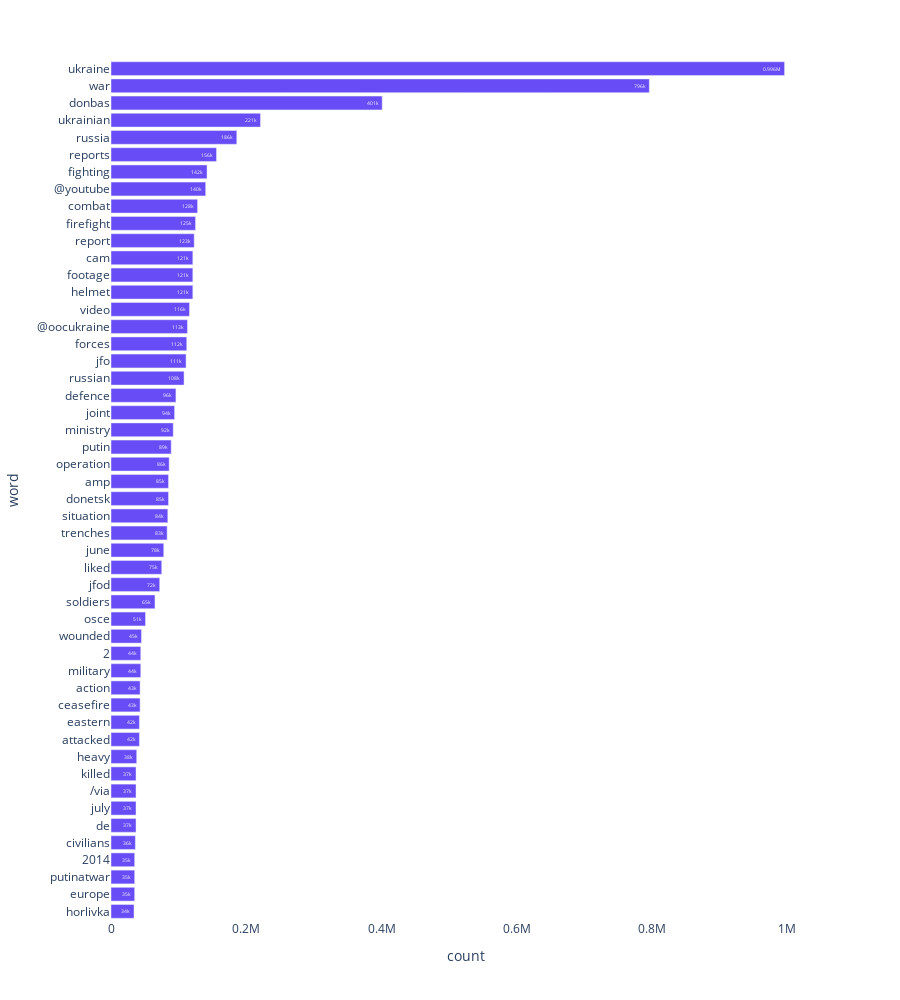

The notebook cell saved with this chart:
### Markdown cell above
### Word Count

### Code cell
df_plot = pd.DataFrame(common_words, columns=['word', 'count'])
px.bar(df_plot.sort_values('count'), x='count', y='word', text_auto=True, height=1000)

### Figure 1 — Plotly figure (JSON) as saved in the notebook; plotly's stock layout.template omitted (floating-point values rounded to 4 significant figures)
{"data": [{"alignmentgroup": "True", "hovertemplate": "count=%{x}<br>word=%{y}<extra></extra>", "legendgroup": "", "marker": {"color": "#684cf6", "pattern": {"shape": ""}}, "name": "", "offsetgroup": "", "orientation": "h", "showlegend": false, "textposition": "auto", "texttemplate": "%{x}", "type": "bar", "x": [34000, 35000, 35000, 35000, 36000, 37000, 37000, 37000, 37000, 38000, 42000, 42000, 43000, 43000, 44000, 44000, 45000, 51000, 65000, 72000, 75000, 78000, 83000, 84000, 85000, 85000, 86000, 89000, 92000, 94000, 96000, 108000, 111000, 112000, 113000, 116000, 121000, 121000, 121000, 123000, 125000, 128000, 140000, 142000, 156000, 186000, 221000, 401000, 796000, 996000], "xaxis": "x", "y": ["horlivka", "europe", "putinatwar", "2014", "civilians", "de", "july", "/via", "killed", "heavy", "attacked", "eastern", "ceasefire", "action", "military", "2", "wounded", "osce", "soldiers", "jfod", "liked", "june", "trenches", "situation", "donetsk", "amp", "operation", "putin", "ministry", "joint", "defence", "russian", "jfo", "forces", "@oocukraine", "video", "helmet", "footage", "cam", "report", "firefight", "combat", "@youtube", "fighting", "reports", "russia", "ukrainian", "donbas", "war", "ukraine"], "yaxis": "y"}], "layout": {"barmode": "relative", "height": 1000, "legend": {"tracegroupgap": 0}, "margin": {"t": 60}, "xaxis": {"anchor": "y", "domain": [0, 1], "title": {"text": "count"}}, "yaxis": {"anchor": "x", "domain": [0, 1], "title": {"text": "word"}}}}
